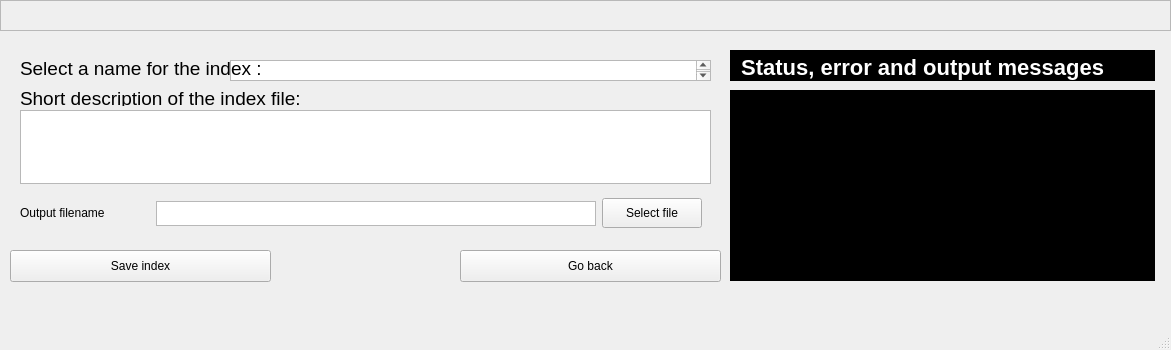
<?xml version="1.0" encoding="UTF-8"?>
<ui version="4.0">
 <class>indexFile</class>
 <widget class="QMainWindow" name="indexFile">
  <property name="geometry">
   <rect>
    <x>0</x>
    <y>0</y>
    <width>1171</width>
    <height>350</height>
   </rect>
  </property>
  <property name="minimumSize">
   <size>
    <width>1171</width>
    <height>350</height>
   </size>
  </property>
  <property name="maximumSize">
   <size>
    <width>1171</width>
    <height>350</height>
   </size>
  </property>
  <property name="windowTitle">
   <string>MainWindow</string>
  </property>
  <widget class="QWidget" name="centralwidget">
   <widget class="QTextEdit" name="indexName">
    <property name="geometry">
     <rect>
      <x>230</x>
      <y>60</y>
      <width>481</width>
      <height>21</height>
     </rect>
    </property>
   </widget>
   <widget class="QLabel" name="label">
    <property name="geometry">
     <rect>
      <x>20</x>
      <y>60</y>
      <width>281</width>
      <height>16</height>
     </rect>
    </property>
    <property name="font">
     <font>
      <pointsize>14</pointsize>
     </font>
    </property>
    <property name="text">
     <string>Select a name for the index :</string>
    </property>
   </widget>
   <widget class="QTextEdit" name="indexDescription">
    <property name="geometry">
     <rect>
      <x>20</x>
      <y>110</y>
      <width>691</width>
      <height>74</height>
     </rect>
    </property>
   </widget>
   <widget class="QLabel" name="label_5">
    <property name="geometry">
     <rect>
      <x>20</x>
      <y>90</y>
      <width>691</width>
      <height>16</height>
     </rect>
    </property>
    <property name="font">
     <font>
      <pointsize>14</pointsize>
     </font>
    </property>
    <property name="text">
     <string>Short description of the index file:</string>
    </property>
   </widget>
   <widget class="QPushButton" name="go_back">
    <property name="geometry">
     <rect>
      <x>460</x>
      <y>250</y>
      <width>261</width>
      <height>32</height>
     </rect>
    </property>
    <property name="text">
     <string>Go back</string>
    </property>
   </widget>
   <widget class="QPushButton" name="saveIndex">
    <property name="geometry">
     <rect>
      <x>10</x>
      <y>250</y>
      <width>261</width>
      <height>32</height>
     </rect>
    </property>
    <property name="text">
     <string>Save index</string>
    </property>
   </widget>
   <widget class="QWidget" name="layoutWidget">
    <property name="geometry">
     <rect>
      <x>10</x>
      <y>190</y>
      <width>701</width>
      <height>47</height>
     </rect>
    </property>
    <layout class="QHBoxLayout" name="horizontalLayout">
     <property name="sizeConstraint">
      <enum>QLayout::SetMinimumSize</enum>
     </property>
     <property name="leftMargin">
      <number>10</number>
     </property>
     <property name="rightMargin">
      <number>10</number>
     </property>
     <item>
      <widget class="QLabel" name="label_2">
       <property name="minimumSize">
        <size>
         <width>130</width>
         <height>30</height>
        </size>
       </property>
       <property name="maximumSize">
        <size>
         <width>130</width>
         <height>30</height>
        </size>
       </property>
       <property name="text">
        <string>Output filename</string>
       </property>
      </widget>
     </item>
     <item>
      <widget class="QTextEdit" name="index_file_field">
       <property name="minimumSize">
        <size>
         <width>440</width>
         <height>25</height>
        </size>
       </property>
       <property name="maximumSize">
        <size>
         <width>440</width>
         <height>25</height>
        </size>
       </property>
      </widget>
     </item>
     <item>
      <widget class="QPushButton" name="select_index_file">
       <property name="minimumSize">
        <size>
         <width>100</width>
         <height>30</height>
        </size>
       </property>
       <property name="maximumSize">
        <size>
         <width>100</width>
         <height>30</height>
        </size>
       </property>
       <property name="text">
        <string>Select file</string>
       </property>
      </widget>
     </item>
    </layout>
   </widget>
   <widget class="QTextEdit" name="statusField">
    <property name="enabled">
     <bool>true</bool>
    </property>
    <property name="geometry">
     <rect>
      <x>730</x>
      <y>90</y>
      <width>425</width>
      <height>191</height>
     </rect>
    </property>
    <property name="maximumSize">
     <size>
      <width>425</width>
      <height>425</height>
     </size>
    </property>
    <property name="font">
     <font>
      <pointsize>11</pointsize>
     </font>
    </property>
    <property name="styleSheet">
     <string notr="true">background-color:black;</string>
    </property>
    <property name="verticalScrollBarPolicy">
     <enum>Qt::ScrollBarAsNeeded</enum>
    </property>
    <property name="horizontalScrollBarPolicy">
     <enum>Qt::ScrollBarAsNeeded</enum>
    </property>
   </widget>
   <widget class="QTextEdit" name="textEdit_2">
    <property name="enabled">
     <bool>false</bool>
    </property>
    <property name="geometry">
     <rect>
      <x>730</x>
      <y>50</y>
      <width>425</width>
      <height>31</height>
     </rect>
    </property>
    <property name="maximumSize">
     <size>
      <width>425</width>
      <height>16777215</height>
     </size>
    </property>
    <property name="font">
     <font>
      <pointsize>14</pointsize>
     </font>
    </property>
    <property name="styleSheet">
     <string notr="true">color: white;
background-color:black;
</string>
    </property>
    <property name="verticalScrollBarPolicy">
     <enum>Qt::ScrollBarAlwaysOff</enum>
    </property>
    <property name="html">
     <string>&lt;!DOCTYPE HTML PUBLIC &quot;-//W3C//DTD HTML 4.0//EN&quot; &quot;http://www.w3.org/TR/REC-html40/strict.dtd&quot;&gt;
&lt;html&gt;&lt;head&gt;&lt;meta name=&quot;qrichtext&quot; content=&quot;1&quot; /&gt;&lt;style type=&quot;text/css&quot;&gt;
p, li { white-space: pre-wrap; }
&lt;/style&gt;&lt;/head&gt;&lt;body style=&quot; font-family:'.SF NS Text'; font-size:14pt; font-weight:400; font-style:normal;&quot;&gt;
&lt;h3 style=&quot; margin-top:14px; margin-bottom:12px; margin-left:0px; margin-right:0px; -qt-block-indent:0; text-indent:0px;&quot;&gt;&lt;span style=&quot; font-size:13pt; font-weight:600;&quot;&gt; Status, error and output messages &lt;/span&gt;&lt;/h3&gt;
&lt;p style=&quot;-qt-paragraph-type:empty; margin-top:0px; margin-bottom:0px; margin-left:0px; margin-right:0px; -qt-block-indent:0; text-indent:0px; font-size:13pt;&quot;&gt;&lt;br /&gt;&lt;/p&gt;&lt;/body&gt;&lt;/html&gt;</string>
    </property>
   </widget>
   <widget class="QScrollArea" name="header_bar_scroll">
    <property name="geometry">
     <rect>
      <x>0</x>
      <y>0</y>
      <width>1171</width>
      <height>31</height>
     </rect>
    </property>
    <property name="widgetResizable">
     <bool>true</bool>
    </property>
    <widget class="QWidget" name="scrollAreaWidgetContents">
     <property name="geometry">
      <rect>
       <x>0</x>
       <y>0</y>
       <width>1169</width>
       <height>29</height>
      </rect>
     </property>
    </widget>
   </widget>
  </widget>
  <widget class="QMenuBar" name="menubar">
   <property name="geometry">
    <rect>
     <x>0</x>
     <y>0</y>
     <width>1171</width>
     <height>22</height>
    </rect>
   </property>
  </widget>
  <widget class="QStatusBar" name="statusbar"/>
 </widget>
 <resources/>
 <connections/>
</ui>
